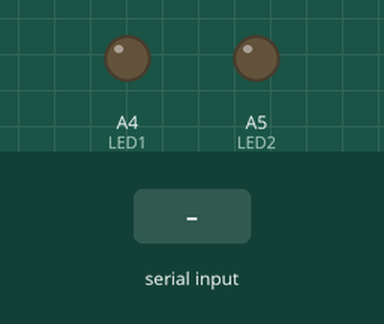
This sketch was run on a simulated Arduino Nano, built with avr-gcc and run on an emulated ATmega328P. Parts: output pins drawn as LEDs (lit = HIGH). The inputs (shaded band) are chosen by the test bench. Pins used as bus, display or sensor lines are not drawn; what the sketch prints to the serial monitor is not drawn.

Above: at 1.2 s.
1.3 s: "$GPGLL\n" received over Serial
At 2.0 s:
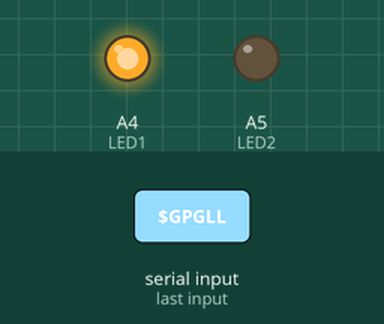
Timing chart, 0 to 4.3 s (numbered marks = the images above; inputs shaded):
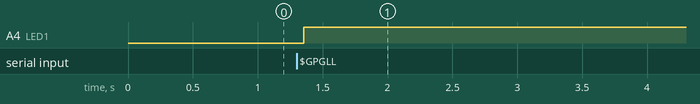

The sketch:

Transmitter_GPS.ino
```cpp
/*
Modulo NiceRF LoRa1276 Arduino NANO Clon V3

NANO        LoRa1276
D11 MOSI    6  MOSI
D12 MISO    5  MISO
D13 SCK     4  SCK
D10         7  NSS

por automatizanos.com

*/


String inputString = ""; // a string to hold incoming data
String GPS_Result = "";
boolean stringComplete = false; // whether the string is complete


// usando la libreria SPI:
#include <SPI.h>

// Definicion de pines digitales
#define MOSI   11
#define MISO   12
#define SCK    13
#define SS     10

#define NRESET 7
#define TXEN   9
#define RXEN   8
#define LED1   A4
#define LED2   A5

// definicion de registros

#define LR_RegFifo                       0x00
#define LR_RegOpMode                     0x01
#define LR_RegBitrateMsb                 0x02
#define LR_RegBitrateLsb                 0x03
#define LR_RegFdevMsb                    0x04
#define LR_RegFdMsb                      0x05
#define LR_RegFrMsb                      0x06
#define LR_RegFrMid                      0x07
#define LR_RegFrLsb                      0x08
#define LR_RegPaConfig                   0x09
#define LR_RegPaRamp                     0x0A
#define LR_RegOcp                        0x0B
#define LR_RegLna                        0x0C
#define LR_RegFifoAddrPtr                0x0D
#define LR_RegFifoTxBaseAddr             0x0E
#define LR_RegFifoRxBaseAddr             0x0F
#define LR_RegFifoRxCurrentaddr          0x10
#define LR_RegIrqFlagsMask               0x11
#define LR_RegIrqFlags                   0x12
#define LR_RegRxNbBytes                  0x13
#define LR_RegRxHeaderCntValueMsb        0x14
#define LR_RegRxHeaderCntValueLsb        0x15
#define LR_RegRxPacketCntValueMsb        0x16
#define LR_RegRxPacketCntValueLsb        0x17
#define LR_RegModemStat                  0x18
#define LR_RegPktSnrValue                0x19
#define LR_RegPktRssiValue               0x1A
#define LR_RegRssiValue                  0x1B
#define LR_RegHopChannel                 0x1C
#define LR_RegModemConfig1               0x1D
#define LR_RegModemConfig2               0x1E
#define LR_RegSymbTimeoutLsb             0x1F
#define LR_RegPreambleMsb                0x20
#define LR_RegPreambleLsb                0x21
#define LR_RegPayloadLength              0x22
#define LR_RegMaxPayloadLength           0x23
#define LR_RegHopPeriod                  0x24
#define LR_RegFifoRxByteAddr             0x25
#define LR_RegModemConfig3               0x26
#define REG_LR_DIOMAPPING1               0x40
#define REG_LR_DIOMAPPING2               0x41
#define REG_LR_VERSION                   0x42
#define REG_LR_PLLHOP                    0x44
#define REG_LR_TCXO                      0x4B
#define REG_LR_PADAC                     0x4D
#define REG_LR_FORMERTEMP                0x5B
#define REG_LR_AGCREF                    0x61
#define REG_LR_AGCTHRESH1                0x62
#define REG_LR_AGCTHRESH2                0x63
#define REG_LR_AGCTHRESH3                0x64

// longitud del area de datos
#define longitud_areadatos  30

// paquete transmision
unsigned char txbuf[longitud_areadatos]="ERROR:SETUP";
// paquete recepcion
unsigned char rxbuf[30];


// Inicializaciones
void setup() {
  byte temporal = 0;


  // Iniciando el puerto serial para depuracion en caso de necesitarse
  Serial.begin(9600);
  inputString.reserve(200);
  GPS_Result.reserve(200);
  GPS_Result = "ERROR:SETUP2";
  // Inicializando los pines del SPI como corresponde
  Serial.println("setup");
  pinMode(MOSI, OUTPUT);
  pinMode(MISO, INPUT);
  pinMode(SCK,OUTPUT);
  pinMode(SS,OUTPUT);
  digitalWrite(SS,HIGH); //deshabilitando el modulo LoRa

  // Inicializando otros pines del modulo
  pinMode(NRESET, OUTPUT);
  pinMode(TXEN, OUTPUT);
  pinMode(RXEN, OUTPUT);
  pinMode(LED1, OUTPUT);
  pinMode(LED2, OUTPUT);

  digitalWrite(NRESET,HIGH); // Sacar de reset el modulo
  digitalWrite(TXEN,LOW); // Desconectando circuito de antena transmision
  digitalWrite(RXEN,LOW); // Desconectando circuito de antena recepcion
  digitalWrite(LED1,LOW);
  digitalWrite(LED2,LOW);

  /* Inicializando los registros internos de manejo del SPI
  descripcion de cada uno de los bits del registro SPCR
  | 7    | 6    | 5    | 4    | 3    | 2    | 1    | 0    |
  | SPIE | SPE  | DORD | MSTR | CPOL | CPHA | SPR1 | SPR0 |

  SPIE - Habilita la interrupcion del SPI cuando vale 1
  SPE  - Habilita el SPI cuando vale 1
  DORD - Envia el bit MENOS significativo (LSB) de pimero cuando vale 1, envia el MAS significativo (MSB) cuando vale 0
  MSTR - Configura el arduino en modo SPI maestro cuando vale 1, en modo esclavo cuando vale 0
  CPOL - Configura la señaldel reloj para inactiva en nivel alto cuando vale 1, inactiva en nivel bajo si vale 0
  CPHA - Lee los datos en el flanco descendiente del reloj cuando vale 1, en el flanco de subidca cuando vale 0
  SPR1 y SPR0 - Configuran la velocidad del SPI, 00 la mas rapida (4MHz) 11 la mas lenta (250KHz)

  // SPCR = 01010011
  //interrupcion deshabilitada,spi habilitado,bit mas significatibo (msb) de primero,SPI maestro,reloj inactivo en bajo,
  toma de datos en el flanco de subida del reloj,velocidad del reloj la mas lenta*/

  SPCR = (1<<SPE)|(1<<MSTR)|(1<<SPR1)|(1<<SPR0);
  temporal=SPSR;  //Leyendo y descartando posible basura de ejecuciones anteriores
  temporal=SPDR;  //Leyendo y descartando posible basura de ejecuciones anteriores
  delay(10);


}

void loop() {

  digitalWrite(LED1,LOW);
  digitalWrite(LED2,LOW);


  stringComplete = false;

    //Serial.println("loop");
    inputString = "";
    //noInterrupts();
      while (stringComplete == false) {
        while (Serial.available() > 0 ) {
          char inChar = (char) Serial.read();
        //Serial.print(stringComplete);
        if (inChar == '\n') {
          inputString += inChar;
          stringComplete = true;
          break;
         }
         else{
          inputString += inChar;
         }

         }


      }
 //Serial.println(inputString);
//interrupts();


    // Serial.println(inputString.substring(6,11));
    //
    // $GPGLL,3818.9383,N,02638.1801,E,011856.092,A,A*5D
    // 3818.94984,02638.22174,1431179
    //Serial.print("inputString=");Serial.println(inputString);
    //if  (stringComplete)

    if (inputString.substring(0, 6) == "$GPGLL") {
      //Serial.print("inputString=");Serial.println(inputString);
      if (inputString.substring(6, 11) == ",,,,,") {
        GPS_Result = "ERROR:GPS NOT LOCKED";
      } else {
        GPS_Result = inputString.substring(7, 17) + inputString.substring(19, 30) + inputString.substring(32, 38);
      }


      //Serial.print("GPS_Result=");Serial.println(GPS_Result);


    sprintf(txbuf, "                              ");
    sprintf(txbuf, "%.30s", GPS_Result.c_str());

    stringComplete = false;
    reset_sx1276();
    Configuracion_SX1276();  // inicializando el modulo RF

    modo_transmision();     // transmitir paquete
    }


}


byte SPIleeRegistro(byte direccion) {

  byte resultado;

  digitalWrite(SS, LOW);          // Seleccionar el modulo LoRa

  SPDR = direccion;               // Envia la direccion & Inicia Transmision. En modo LECTURA el bit 7 de la direccion siempre es 0! para sx1276
  while (!(SPSR & (1<<SPIF)))     // Espera por el fin de la transmision
  {
  };
  resultado = SPDR;               // Desechar la primera lectura

  SPDR = 0x0;                     // Enviando cualquier dato por el bus para traer el resultado
  while (!(SPSR & (1<<SPIF)))     // Espera por el fin de la transmision
  {
  };
  resultado = SPDR;               // Obteniendo el valor del registro

  digitalWrite(SS, HIGH);         // Deseleccionar el modulo LoRa

  return (resultado);

}

byte SPIescribeRegistro(byte direccion,byte valor) {

  byte resultado;

  digitalWrite(SS, LOW);          // Seleccionar el modulo LoRa

  SPDR = direccion | 0x80;        // Envia la direccion & Inicia Transmision. En modo LECTURA el bit 7 de la direccion siempre es 1! para sx1276
  while (!(SPSR & (1<<SPIF)))     // Espera por el fin de la transmision
  {
  };
  resultado = SPDR;               // Desechar la primera lectura

  SPDR = valor;                     // Enviando cualquier dato por el bus para traer el resultado
  while (!(SPSR & (1<<SPIF)))     // Espera por el fin de la transmision
  {
  };
  resultado = SPDR;               // Desechar la segunda lectura

  digitalWrite(SS, HIGH);         // Deseleccionar el modulo LoRa

}

void SPIescribeRafaga(unsigned char direccion, unsigned char *ptr, unsigned char longitud)
{
  unsigned char i;
  unsigned char resultado;

        digitalWrite(SS, LOW);          // Seleccionar el modulo LoRa

        SPDR = direccion | 0x80;        // Envia la direccion & Inicia Transmision. En modo LECTURA el bit 7 de la direccion siempre es 1! para sx1276
        while (!(SPSR & (1<<SPIF)))     // Espera por el fin de la transmision
        {
        };
        resultado = SPDR;               // Desechar la primera lectura

        for (i=0; i <= longitud; i++){

           SPDR = *ptr;                     // Enviando cualquier dato por el bus para traer el resultado
           while (!(SPSR & (1<<SPIF)))     // Espera por el fin de la transmision
           {
           };
           resultado = SPDR;               // Desechar la segunda lectura

           //DEBUG DEBUG DEBUG
           //Serial.print(*ptr, HEX);
           //DEBUG DEBUG DEBUG

           ptr++;
        }

        //DEBUG DEBUG DEBUG
        //Serial.print("\n");
        // DEBUG DEBUG DEBUG

        digitalWrite(SS, HIGH);         // Deseleccionar el modulo LoRa

}
void SPIleeRafaga(unsigned char direccion, unsigned char *ptr, unsigned char longitud)
{
  unsigned char i;
  unsigned char resultado;

        digitalWrite(SS, LOW);          // Seleccionar el modulo LoRa

        SPDR = direccion;                // Envia la direccion & Inicia Transmision. En modo LECTURA el bit 7 de la direccion siempre es 1! para sx1276
        while (!(SPSR & (1<<SPIF)))     // Espera por el fin de la transmision
        {
        };
        resultado = SPDR;               // Desechar la primera lectura

        for (i=0; i <= longitud; i++){

           SPDR = 0;                     // Enviando cualquier dato por el bus para traer el resultado
           while (!(SPSR & (1<<SPIF)))   // Espera por el fin de la transmision
           {
           };
           *ptr = SPDR;               // Escribir en el apuntador


           ptr++;
        }

        //DEBUG DEBUG DEBUG
        //Serial.print("\n");
        // DEBUG DEBUG DEBUG

        digitalWrite(SS, HIGH);         // Deseleccionar el modulo LoRa

}

void reset_sx1276(void)
{
    digitalWrite(TXEN, LOW);
    digitalWrite(RXEN, LOW);

    digitalWrite(NRESET, LOW);
    delay(10);
    digitalWrite(NRESET, HIGH);
    delay(20);
}

void Configuracion_SX1276(void)
{
  // Para configurar el modulo se debe poner en modo sleep

  SPIescribeRegistro(LR_RegOpMode,0x00);    // modo sleep, alta frecuencia
  delay(10);

  SPIescribeRegistro(REG_LR_TCXO,0x09);   // Cristal externo
        SPIescribeRegistro(LR_RegOpMode,0x80);    // modo LoRa, alta frecuencia

        SPIescribeRegistro(LR_RegFrMsb,0xE4);
  SPIescribeRegistro(LR_RegFrMid,0xC0);
  SPIescribeRegistro(LR_RegFrLsb,0x00);   // frequency：915hz


  SPIescribeRegistro(LR_RegPaConfig,0xFF);  // maxima potencia de salida PA_BOOST habilitado


  SPIescribeRegistro(LR_RegOcp,0x0B);   // cerrar protecion de sobre corriente  ocp
  SPIescribeRegistro(LR_RegLna,0x23);   // habilitar LNA

        SPIescribeRegistro(LR_RegModemConfig1,0x72);  // ancho de banda de señal：125kHz,codificacion de error = 4/5, modo cabecera explicita

  SPIescribeRegistro(LR_RegModemConfig2,0xC7);  // factor de ensanchamiento：12

  SPIescribeRegistro(LR_RegModemConfig3,0x08);  // LNA? optimizado para velocidad de transmision lenta

  SPIescribeRegistro(LR_RegSymbTimeoutLsb,0xFF);     // maximo tiempo de espera recepcion

  SPIescribeRegistro(LR_RegPreambleMsb,0x00);
  SPIescribeRegistro(LR_RegPreambleLsb,16);          // preambulo 16 bytes

  SPIescribeRegistro(REG_LR_PADAC,0x87);             // potencia de transmision 20dBm
  SPIescribeRegistro(LR_RegHopPeriod,0x00);          // sin saltos de frecuencia

  SPIescribeRegistro(REG_LR_DIOMAPPING2,0x01);       // DIO5=ModeReady,DIO4=CadDetected
  SPIescribeRegistro(LR_RegOpMode,0x01);             // modo standby, alta frecuencia
}

void modo_transmision(void)
{
  unsigned char direccion,temporal;

  digitalWrite(TXEN,HIGH);                                // abrir conmutador de antena transmision
        digitalWrite(RXEN,LOW);


  SPIescribeRegistro(REG_LR_DIOMAPPING1,0x41);    // DIO0=TxDone,DIO1=RxTimeout,DIO3=ValidHeader

  SPIescribeRegistro(LR_RegIrqFlags,0xff);    // limpiando interrupcion
  SPIescribeRegistro(LR_RegIrqFlagsMask,0xf7);    // habilitando txdone
  SPIescribeRegistro(LR_RegPayloadLength,longitud_areadatos); // longitud de paquete de datos

  direccion = SPIleeRegistro(LR_RegFifoTxBaseAddr); // read TxBaseAddr
  SPIescribeRegistro(LR_RegFifoAddrPtr,direccion);  // TxBaseAddr->FifoAddrPtr

  SPIescribeRafaga(0x00,txbuf,longitud_areadatos);  // escribir los datos en la fifo
  SPIescribeRegistro(LR_RegOpMode,0x03);      // modo transmision, alta frequency


        digitalWrite(LED1, !digitalRead(LED1));


  temporal=SPIleeRegistro(LR_RegIrqFlags);    // leer la interrupcion
  while(!(temporal&0x08))         // esperar por bandera txdone
  {
    temporal=SPIleeRegistro(LR_RegIrqFlags);

  }

  digitalWrite(TXEN,LOW);                                 // cerrar conmutador de antena transmision
        digitalWrite(RXEN,LOW);

  SPIescribeRegistro(LR_RegIrqFlags,0xff);    // limpiar interrupcion
  SPIescribeRegistro(LR_RegOpMode,0x01);      // modo standby, alta frecuencia

}

void inicializa_recepcion(void)
{
  unsigned char direccion;

        digitalWrite(TXEN,LOW);                                 // abrir el conmutador de recepcion de antena
        digitalWrite(RXEN,HIGH);

  SPIescribeRegistro(REG_LR_DIOMAPPING1,0x01);    //DIO0=00, DIO1=00, DIO2=00, DIO3=01  DIO0=00--RXDONE

  SPIescribeRegistro(LR_RegIrqFlagsMask,0x3f);    // habilitar rxdone y rxtimeout
  SPIescribeRegistro(LR_RegIrqFlags,0xff);    // limpiar la interrupcion

  direccion = SPIleeRegistro(LR_RegFifoRxBaseAddr); // read RxBaseAddr
  SPIescribeRegistro(LR_RegFifoAddrPtr,direccion);  // RxBaseAddr->FifoAddrPtr
  SPIescribeRegistro(LR_RegOpMode,0x05);      // modo recepcion continuo alta frecuencia
}
/*
void serialEvent() {
  while (Serial.available()) {
    char inChar = (char) Serial.read();
    //Serial.println(inChar);
    if (inChar == '\n') {
      stringComplete = true;
    } else {
      inputString += inChar;
    }

  }
}

*/
```

Measured:
- after the input at 1.3 s, A4 (LED1): LOW → HIGH after 0.05 s
